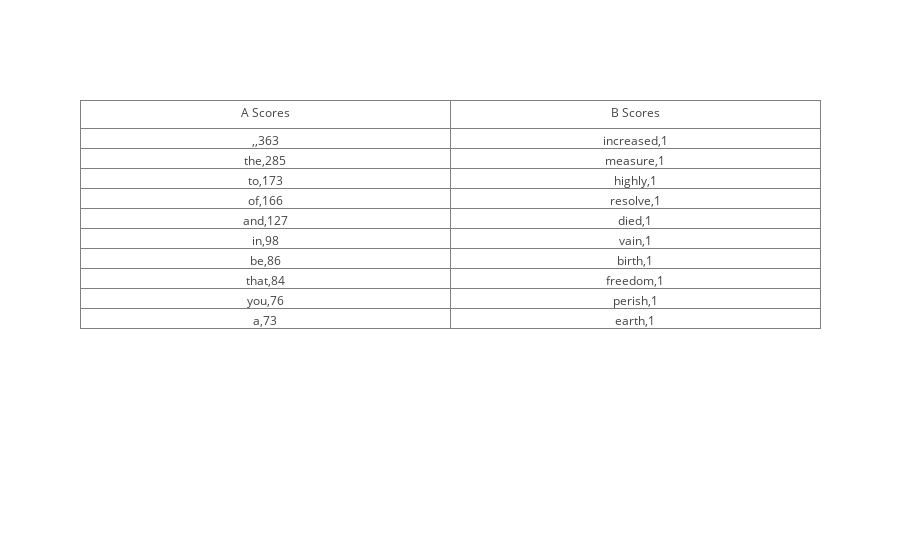

Notebook source saved alongside this figure:
### Markdown cell above
#Language Model and Smoothing

FOR MY LANGUAGE MODEL I AM GOING TO BE USING TRIGRAMS.

### Code cell
from ipy_table import *

from plotly import __version__

import numpy as np

from plotly.offline import download_plotlyjs, init_notebook_mode, plot, iplot

from plotly.graph_objs import *

# Build your language model
# For any language model you build, print a sample of the top 10 and the bottom 10 frequently occuring N-grams.
# For any language model you build, display plots of N-Gram vs Freq sorted by frequency (descending) and log-log plots of the same
def count_words():

	list1 = []

	list2 = []

	list3 = []

	corpus = tokenize_words()                       #tokenizing corpus via words

	for word in corpus:                             #for UNIGRAMS

		if len(word) == 1:

			list3.append(word)

		else:

			j = 0

			while j < len(word):

				if j + 1 <= len(word):

					list3.append(word[j : j + 1])

				else:

					break

				j = j + 1

	for word in corpus:                                  #for BIGRAMS

		if len(word) == 2:

			list2.append(word)

		else:

			j = 0

			while j < len(word):

				if j + 2 <= len(word):

					list2.append(word[j : j + 2])

				else:

					break

				j = j + 1

	for word in corpus:                              #for TRIGRAMS

		if len(word) == 3:

			list1.append(word)

		else:

			j = 0

			while j < len(word):

				if j + 3 <= len(word):

					list1.append(word[j : j + 3])

				else:

					break

				j = j + 1

	trigrams_count = Counter(list1)           #finds count

	bigrams_count = Counter(list2)

	unigrams_count = Counter(list3)

	list_ngrams = [unigrams_count, bigrams_count, trigrams_count]

	return list_ngrams           #returns list of all counts combined

def count_sentences():

	list_tri = []

	list_bi = []

	list_uni = []

	list_tri_c = []

	list_bi_c = []

	list_uni_c = []

	list_all = []

	new_corpus = tokenize_sentences()           #tokenizing the corpus via sentences

	for sentence in new_corpus:

		if len(sentence) == 3:

			list_tri.append(sentence)

		else:

			i = 0

			while i < len(sentence):

				if i + 3 <= len(sentence):

					list_tri.append(sentence[i : i + 3])

				else:

					break

				i = i + 1

	for sentence in new_corpus:

		if len(sentence) == 2:

			list_bi.append(sentence)

		else:

			i = 0

			while i < len(sentence):

				if i + 2 <= len(sentence):

					list_bi.append(sentence[i : i + 2])

				else:

					break

				i = i + 1

	for sentence in new_corpus:

		if len(sentence) == 1:

			list_uni.append(sentence)

		else:

			i = 0

			while i < len(sentence):

				if i + 1 <= len(sentence):

					list_uni.append(sentence[i : i + 1])

				else:

					break

				i = i + 1

	for trigram in list_tri:

		flag = 0

		for x in list_tri_c:

			if trigram == x[0]:

				x[1] = x[1] + 1

				flag = 1

				break

		if flag == 0:

			list_tri_c.append([trigram, 1])

	for bigram in list_bi:

		flag = 0
#corpus = count_sentences()

#sorted_tokens = sorted(corpus[0], key = lambda x : x[1], reverse = True)

#init_notebook_mode(connected=True)

#iplot([{"x" : list(zip(*sorted_tokens))[0], "y": list(zip(*sorted_tokens))[1]}])
		for x in list_bi_c:

			if bigram == x[0]:

				x[1] = x[1] + 1

				flag = 1

				break

		if flag == 0:

			list_bi_c.append([bigram, 1])

	for unigram in list_uni:

		flag = 0

		for x in list_uni_c:

			if unigram == x[0]:

				x[1] = x[1] + 1

				flag = 1

				break

		if flag == 0:

			list_uni_c.append([unigram, 1])

	list_all = [list_uni_c, list_bi_c, list_tri_c]

	return list_all
  
def laplace_smoothing(word, n_grams):
   #Using laplace smoothing

	list1 = []

	unigram_count = ngrams[0]

	bigram_count = ngrams[1]

	trigram_count = ngrams[2]

	if len(word) == 3:

		list1.append(word)

	else:

		j = 0

		while j < len(word):

			if j + 3 <= len(word):

				list1.append(word[j : j + 3])

			else:

				break

			j = j + 1

	r = 1

	c = len(unigram_count)

	for i in list1:

		p = trigram_count[i] + 1                 #implementing laplace smoothing

		w = bigram_count[i[0 : 2]] + (c * c * c)

		r *= (p / w)

	return r
  
corpus = count_sentences()

list1 = []
        
def sort(list1):
    
    return sorted(list1, key = lambda x : x[1], reverse = True)

def sort1(list1):
    
    return sorted(list1, key = lambda x : x[1])

for i in corpus[0]:
    
    list1.append(i)

from plotly.offline import download_plotlyjs, init_notebook_mode, plot, iplot

init_notebook_mode(connected=True)

import plotly.graph_objs as go

trace = go.Table(
    
    header = dict(values= ['A Scores', 'B Scores']),
    
    cells = dict(values = [sort(list1)[0:10],
                      
                           sort(list1)[-10:]]))

data = [trace] 

iplot(data, filename = 'basic_table')
#make_table(sort(list1)[0:10])     #Printing the table for top 10 bigrams

### Figure 1 — Plotly figure (JSON) as saved in the notebook; plotly's stock layout.template omitted (floating-point values rounded to 4 significant figures)
{"data": [{"cells": {"values": [[[[","], 363], [["the"], 285], [["to"], 173], [["of"], 166], [["and"], 127], [["in"], 98], [["be"], 86], [["that"], 84], [["you"], 76], [["a"], 73]], [[["increased"], 1], [["measure"], 1], [["highly"], 1], [["resolve"], 1], [["died"], 1], [["vain"], 1], [["birth"], 1], [["freedom"], 1], [["perish"], 1], [["earth"], 1]]]}, "header": {"values": ["A Scores", "B Scores"]}, "type": "table", "uid": "a8e616f0-a593-11e8-b2b1-ec8eb5421e43"}], "layout": {}}
